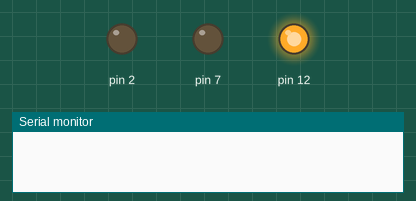
A sketch run on a simulated Arduino Uno, built with avr-gcc and run on an emulated ATmega328P. Shown: output pins drawn as LEDs (lit = HIGH), the last lines printed to the serial monitor.

Above: at 0.2 s.
At 4.2 s:
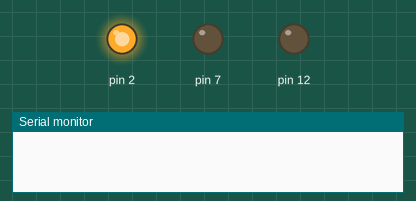
At 18.0 s:
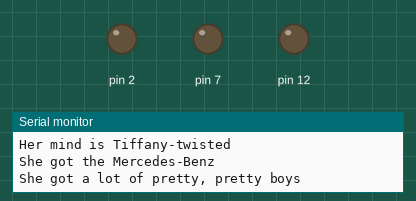
At 35.7 s:
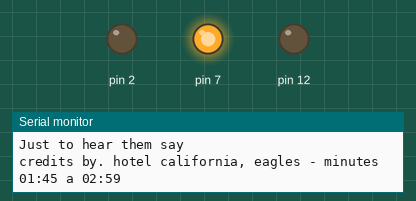
Timing chart, 0 to 39.7 s (numbered marks = the images above):
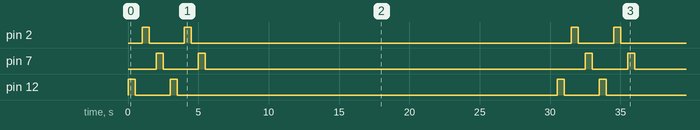

Measured:
- by itself, pin 2, pin 7, pin 12: repeats every 30.5 s: LOW 2.5 s, HIGH 0.50 s, LOW 27.0 s, HIGH 0.50 s
- by itself, everything shown: repeats every 30.5 s, in 12 steps

The sketch:

Semana02-18-intento00.ino
```cpp
/**
 * Excelente trabajo utilizando las limitaciones
 * de la tarea generando un output
 *
 * Es importante realizar comentarios que ayuden a revisar
 * el código para reutilizar alguna de sus partes.
 */
int tardanza = 500;
int tardanza2 = 1000;
int tardanza3 = 1500;

void setup() {
  // put your setup code here, to run once:
Serial.begin(9600);
pinMode(12, OUTPUT);
pinMode(7, OUTPUT);
pinMode(2, OUTPUT);
}

void loop() {
  // put your main code here, to run repeatedly:

digitalWrite(12, HIGH);
delay(tardanza);
digitalWrite(12, LOW);
delay(tardanza);
digitalWrite(2, HIGH);
delay(tardanza);
digitalWrite(2, LOW);
delay(tardanza);
digitalWrite(7, HIGH);
delay(tardanza);
digitalWrite(7, LOW);
delay(tardanza);
digitalWrite(12, HIGH);
delay(tardanza);
digitalWrite(12, LOW);
delay(tardanza);
digitalWrite(2, HIGH);
delay(tardanza);
digitalWrite(2, LOW);
delay(tardanza);
digitalWrite(7, HIGH);
delay(tardanza);
digitalWrite(7, LOW);
delay(tardanza2);

Serial.println("hotel california - eagles");
delay(tardanza3);
Serial.println("Welcome to the Hotel California");
delay(tardanza2);
Serial.println("Such a lovely place");
delay(tardanza);
Serial.println("(Such a lovely place)");
delay(tardanza2);
Serial.println("Such a lovely face");
delay(tardanza2);
Serial.println("Plenty of room at the Hotel California");
delay(tardanza2);
Serial.println("Any time of year");
delay(tardanza);
Serial.println("(Any time of year)");
delay(tardanza2);
Serial.println("You can find it here");
delay(tardanza2);
Serial.println("Her mind is Tiffany-twisted");
delay(tardanza3);
Serial.println("She got the Mercedes-Benz");
delay(tardanza2);
Serial.println("She got a lot of pretty, pretty boys");
delay(tardanza2);
Serial.println("That she calls friends");
delay(tardanza2);
Serial.println("How they dance in the courtyard");
delay(tardanza2);
Serial.println("Sweet summer sweat");
delay(tardanza2);
Serial.println("Some dance to remember");
delay(tardanza2);
Serial.println("Some dance to forget");
delay(tardanza2);
Serial.println("So I called up the captain");
delay(tardanza2);
Serial.println("Please, bring me my wine");
delay(tardanza2);
Serial.println("He said: We haven't had that spirit here since");
delay(tardanza2);
Serial.println("Nineteen sixty-nine");
delay(tardanza2);
Serial.println("And, still, those voices are calling from far away");
delay(tardanza2);
Serial.println("Wake you up in the middle of the night");
delay(tardanza2);
Serial.println("Just to hear them say");
delay(tardanza2);
Serial.println("credits by. hotel california, eagles - minutes 01:45 a 02:59");
}
```
